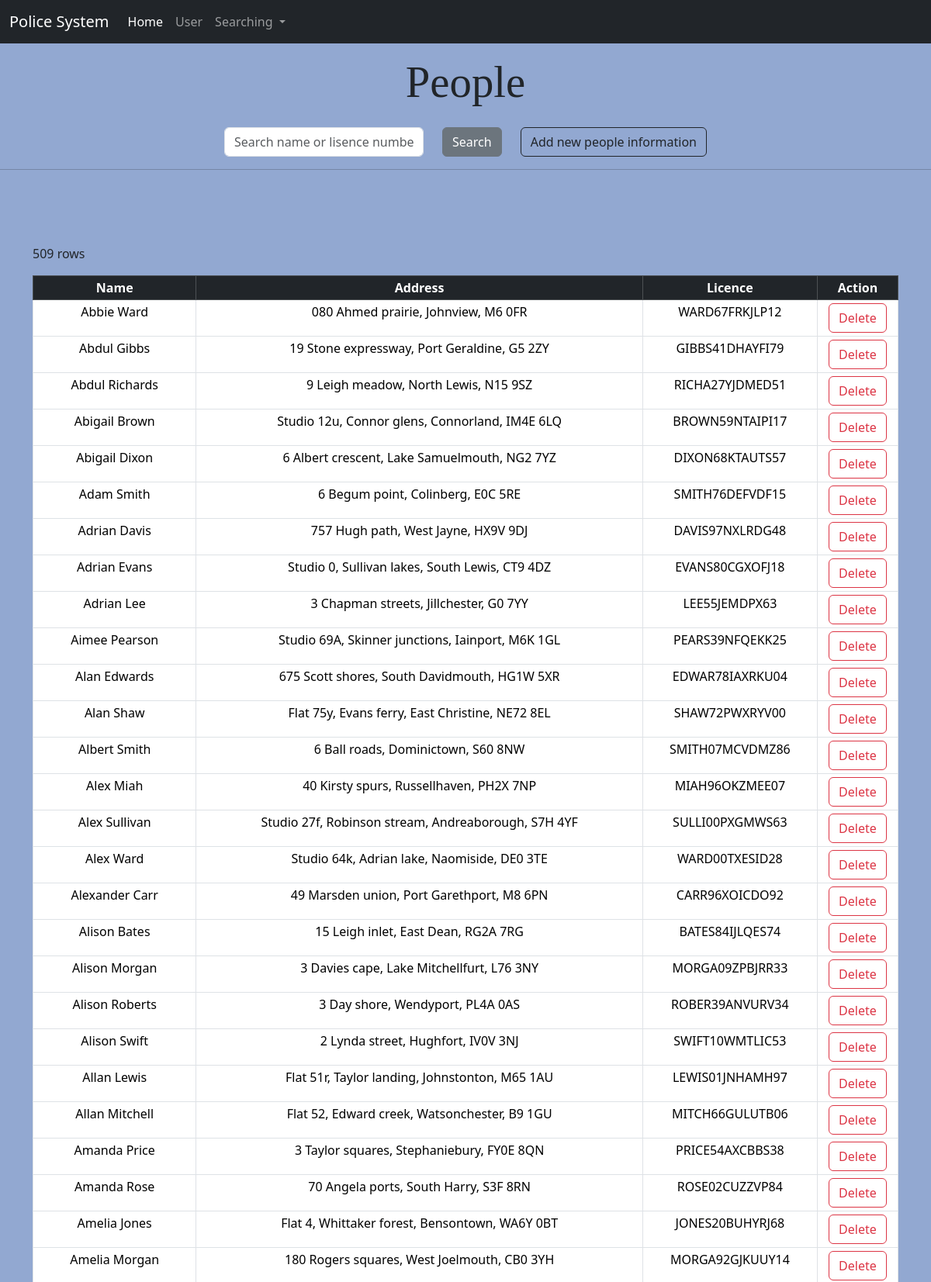
/newpeople.php (upper part), run on the app's committed database.
### tables this page shows
CREATE TABLE `People` (
  `People_ID` int(11) NOT NULL,
  `People_name` varchar(50) NOT NULL,
  `People_address` varchar(255) DEFAULT NULL,
  `People_licence` varchar(16) DEFAULT NULL
);

### newpeople.php (the view, shortened to what this page needs)
<?php
 $servername = "mariadb";
 $username = "root";
 $password = "rootpwd";
 $dbname = "coursework2";
 $conn = mysqli_connect($servername, $username, $password, $dbname);
?>
<html>
  <head>
    <link href="https://cdn.jsdelivr.net/npm/bootstrap@5.3.3/dist/css/bootstrap.min.css" rel="stylesheet">
  </head>
  <body style="background-color:#92a8d1;">
  <nav class="navbar sticky-top navbar-expand-lg bg-dark navbar-dark">
  <div class="container-fluid">
    <a class="navbar-brand" href="#">Police System</a>
    <div class="collapse navbar-collapse" id="navbarSupportedContent">
      <ul class="navbar-nav me-auto mb-2 mb-lg-0">
        <li class="nav-item">
          <a class="nav-link active" aria-current="page" href="login.php">Home</a>
        </li>
        <li class="nav-item">
          <a class="nav-link" href="newuser.php">User</a>
        </li>
        <li class="nav-item dropdown">
          <a class="nav-link dropdown-toggle" href="#" role="button" data-bs-toggle="dropdown" aria-expanded="false">
            Searching
          </a>
        </li>
      </ul>
    </div>
  </div>
</nav>
<h1 style="font-family:fantasy;text-align:center; font-size: 1.5cm;" class="mt-3">People</h1>
    <div class="container">
       <form method="post">
<div class="row justify-content-center align-items-center mt-4">
    <div class="col-auto">
        <input type="type" placeholder="Search name or lisence number" name="search" class="form-control">
        </div>
        <div class="col-auto">
        <button class="btn btn-secondary" name="submit">Search</button>
       </div>
       <div class="col-auto">
       <a class="btn btn-outline-dark" href="updatepeople.php" role="button">Add new people information</a>
       </div>
</div>
</form>
</div>
    <hr>
      <div class="container my-5">
      <table class="table table-sm table-bordered" style="text-align:center;">
        <?php
        $sql = "SELECT * FROM People ORDER BY People_name;";
        $result = mysqli_query($conn, $sql);
        echo "<p>".mysqli_num_rows($result)." rows</p>";
        if (mysqli_num_rows($result) > 0){
          echo'<thead class="table-dark">
          <tr>
          <th scope="col">Name</th>
          <th scope="col">Address</th>
          <th scope="col">Licence</th>
          <th scope="col">Action</th>
          </tr>
          </thead>';
          while($row=mysqli_fetch_assoc($result)){
          echo '<tbody>
          <tr>
          <td>'.$row['People_name'].'</td>
          <td>'.$row['People_address'].'</td>
          <td>'.$row['People_licence'].'</td>
          <td>
          <button class="btn btn-outline-danger" onclick="confirmDelete(' . $row["People_ID"] . ')">Delete</button>
          </td>
          </tbody>';
        }
      }else{
        {
            echo "Database is empty";
        }
        mysqli_close($conn);}
      ?>
      </div>
  </body>
</html>

### data on the page
people: People_name "Abbie Ward", People_address "080 Ahmed prairie, Johnview, M6 0FR", People_licence "WARD67FRKJLP12"
people: People_name "Abdul Gibbs", People_address "19 Stone expressway, Port Geraldine, G5 2ZY", People_licence "GIBBS41DHAYFI79"
people: People_name "Abdul Richards", People_address "9 Leigh meadow, North Lewis, N15 9SZ", People_licence "RICHA27YJDMED51"
people: People_name "Abigail Brown", People_address "Studio 12u, Connor glens, Connorland, IM4E 6LQ", People_licence "BROWN59NTAIPI17"
people: People_name "Abigail Dixon", People_address "6 Albert crescent, Lake Samuelmouth, NG2 7YZ", People_licence "DIXON68KTAUTS57"
people: People_name "Adam Smith", People_address "6 Begum point, Colinberg, E0C 5RE", People_licence "SMITH76DEFVDF15"
people: People_name "Adrian Davis", People_address "757 Hugh path, West Jayne, HX9V 9DJ", People_licence "DAVIS97NXLRDG48"
people: People_name "Adrian Evans", People_address "Studio 0, Sullivan lakes, South Lewis, CT9 4DZ", People_licence "EVANS80CGXOFJ18"
people: People_name "Adrian Lee", People_address "3 Chapman streets, Jillchester, G0 7YY", People_licence "LEE55JEMDPX63"
people: People_name "Aimee Pearson", People_address "Studio 69A, Skinner junctions, Iainport, M6K 1GL", People_licence "PEARS39NFQEKK25"
people: People_name "Alan Edwards", People_address "675 Scott shores, South Davidmouth, HG1W 5XR", People_licence "EDWAR78IAXRKU04"
people: People_name "Alan Shaw", People_address "Flat 75y, Evans ferry, East Christine, NE72 8EL", People_licence "SHAW72PWXRYV00"
people: People_name "Albert Smith", People_address "6 Ball roads, Dominictown, S60 8NW", People_licence "SMITH07MCVDMZ86"
people: People_name "Alex Miah", People_address "40 Kirsty spurs, Russellhaven, PH2X 7NP", People_licence "MIAH96OKZMEE07"
people: People_name "Alex Sullivan", People_address "Studio 27f, Robinson stream, Andreaborough, S7H 4YF", People_licence "SULLI00PXGMWS63"
people: People_name "Alex Ward", People_address "Studio 64k, Adrian lake, Naomiside, DE0 3TE", People_licence "WARD00TXESID28"
people: People_name "Alexander Carr", People_address "49 Marsden union, Port Garethport, M8 6PN", People_licence "CARR96XOICDO92"
people: People_name "Alison Bates", People_address "15 Leigh inlet, East Dean, RG2A 7RG", People_licence "BATES84IJLQES74"
people: People_name "Alison Morgan", People_address "3 Davies cape, Lake Mitchellfurt, L76 3NY", People_licence "MORGA09ZPBJRR33"
people: People_name "Alison Roberts", People_address "3 Day shore, Wendyport, PL4A 0AS", People_licence "ROBER39ANVURV34"
people: People_name "Alison Swift", People_address "2 Lynda street, Hughfort, IV0V 3NJ", People_licence "SWIFT10WMTLIC53"
people: People_name "Allan Lewis", People_address "Flat 51r, Taylor landing, Johnstonton, M65 1AU", People_licence "LEWIS01JNHAMH97"
people: People_name "Allan Mitchell", People_address "Flat 52, Edward creek, Watsonchester, B9 1GU", People_licence "MITCH66GULUTB06"
people: People_name "Amanda Price", People_address "3 Taylor squares, Stephaniebury, FY0E 8QN", People_licence "PRICE54AXCBBS38"
people: People_name "Amanda Rose", People_address "70 Angela ports, South Harry, S3F 8RN", People_licence "ROSE02CUZZVP84"
people: People_name "Amelia Jones", People_address "Flat 4, Whittaker forest, Bensontown, WA6Y 0BT", People_licence "JONES20BUHYRJ68"
people: People_name "Amelia Morgan", People_address "180 Rogers squares, West Joelmouth, CB0 3YH", People_licence "MORGA92GJKUUY14"

### other printed values
mysqli_num_rows($result) "509"
